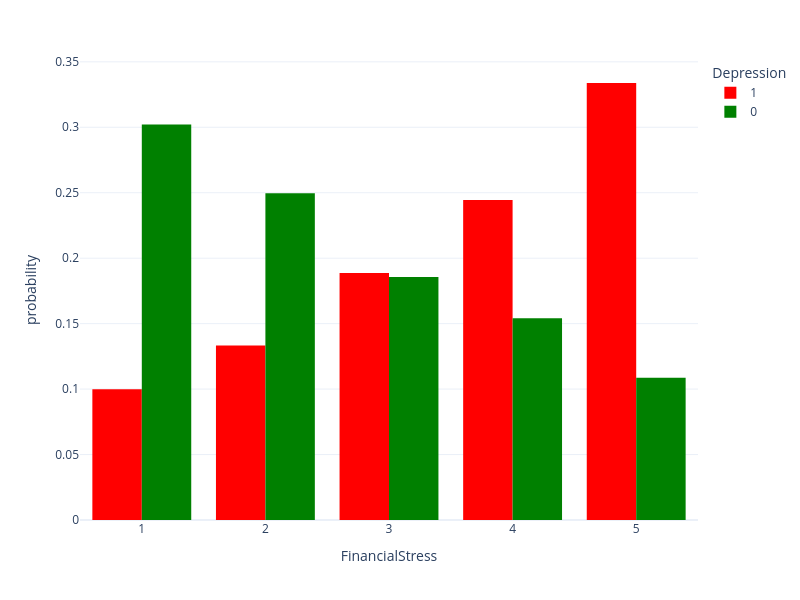

The notebook cell this image was saved under:
### Markdown cell above
# Plot features

### Code cell
px.histogram(prep_df, x="FinancialStress", color="Depression", 
             barmode="group", color_discrete_map={1: "red", 0: "green"},
             histnorm="probability", width=800, height=600)

### Figure 1 — Plotly figure (JSON) as saved in the notebook; plotly's stock layout.template omitted (floating-point values rounded to 4 significant figures; data arrays with more than 128 entries replaced by an {"elided": "..."} marker saying what was removed)
{"data": [{"alignmentgroup": "True", "bingroup": "x", "histnorm": "probability", "hovertemplate": "Depression=1<br>FinancialStress=%{x}<br>probability=%{y}<extra></extra>", "legendgroup": "1", "marker": {"color": "red", "pattern": {"shape": ""}}, "name": "1", "offsetgroup": "1", "orientation": "v", "showlegend": true, "type": "histogram", "x": {"elided": "16284 float values"}, "xaxis": "x", "yaxis": "y"}, {"alignmentgroup": "True", "bingroup": "x", "histnorm": "probability", "hovertemplate": "Depression=0<br>FinancialStress=%{x}<br>probability=%{y}<extra></extra>", "legendgroup": "0", "marker": {"color": "green", "pattern": {"shape": ""}}, "name": "0", "offsetgroup": "0", "orientation": "v", "showlegend": true, "type": "histogram", "x": {"elided": "11497 float values"}, "xaxis": "x", "yaxis": "y"}], "layout": {"barmode": "group", "height": 600, "legend": {"title": {"text": "Depression"}, "tracegroupgap": 0}, "margin": {"t": 60}, "width": 800, "xaxis": {"anchor": "y", "domain": [0, 1], "title": {"text": "FinancialStress"}}, "yaxis": {"anchor": "x", "domain": [0, 1], "title": {"text": "probability"}}}}
